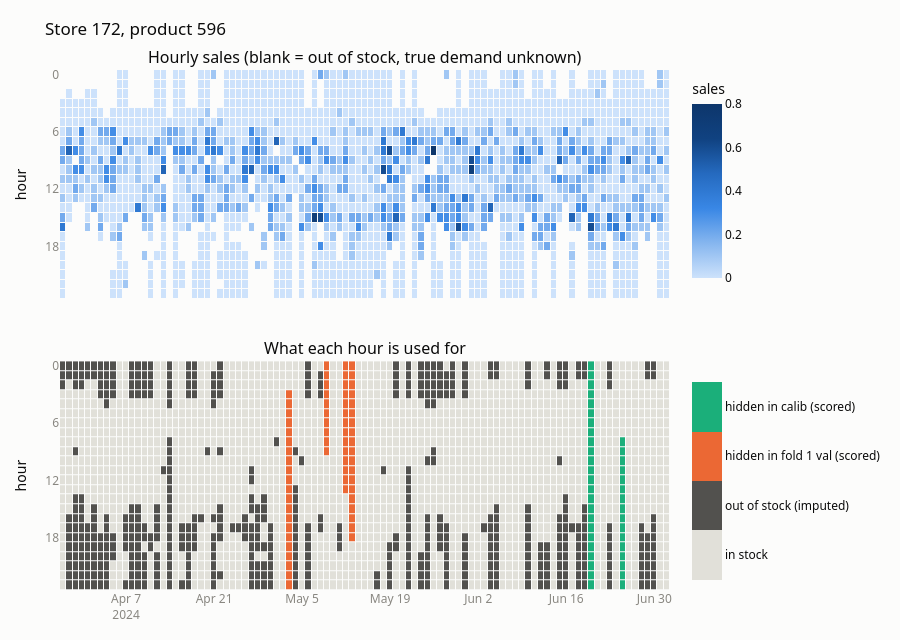

Notebook code cell kept with this figure:
### Code cell
labels = np.array(
    [
        "in stock",
        "out of stock (imputed)",
        f"hidden in fold {FOLD} val (scored)",
        "hidden in calib (scored)",
    ]
)
colors = [IN_STOCK, ALL_DATA, SPLIT_COLORS["val"], SPLIT_COLORS["calib"]]

fig = make_subplots(
    rows=2,
    cols=1,
    shared_xaxes=True,
    vertical_spacing=0.12,
    subplot_titles=(
        "Hourly sales (blank = out of stock, true demand unknown)",
        "What each hour is used for",
    ),
)
fig.add_heatmap(
    x=dates,
    y=list(range(24)),
    z=np.where(stockout, np.nan, sales),
    colorscale=SALES_SCALE,
    colorbar=dict(title="sales", len=0.42, y=0.79),
    xgap=1,
    ygap=1,
    hovertemplate="%{x|%b %d}, hour %{y}<br>sales %{z:.3f}<extra></extra>",
    row=1,
    col=1,
)
fig.add_heatmap(
    x=dates,
    y=list(range(24)),
    z=status,
    text=labels[status],
    zmin=-0.5,
    zmax=3.5,
    colorscale=[
        [k / 4 if j == 0 else (k + 1) / 4, c]
        for k, c in enumerate(colors)
        for j in (0, 1)
    ],
    colorbar=dict(tickvals=[0, 1, 2, 3], ticktext=list(labels), len=0.42, y=0.21),
    xgap=1,
    ygap=1,
    hovertemplate="%{x|%b %d}, hour %{y}<br>%{text}<extra></extra>",
    row=2,
    col=1,
)
fig.update_yaxes(title="hour", dtick=6, autorange="reversed", showgrid=False)
fig.update_xaxes(showgrid=False)
fig.update_layout(height=640, title=f"Store {store_id}, product {product_id}")
fig.show()

### Figure 1 — Plotly figure (JSON) as saved in the notebook; plotly's stock layout.template omitted (floating-point values rounded to 4 significant figures; data arrays with more than 128 entries replaced by an {"elided": "..."} marker saying what was removed)
{"data": [{"colorbar": {"len": 0.42, "title": {"text": "sales"}, "y": 0.79}, "colorscale": [[0, "#cde2fb"], [0.2, "#86b6ef"], [0.4, "#3987e5"], [0.6, "#256abf"], [0.8, "#104281"], [1, "#0d366b"]], "hovertemplate": "%{x|%b %d}, hour %{y}<br>sales %{z:.3f}<extra></extra>", "type": "heatmap", "x": ["2024-03-28T00:00:00", "2024-03-29T00:00:00", "2024-03-30T00:00:00", "2024-03-31T00:00:00", "2024-04-01T00:00:00", "2024-04-02T00:00:00", "2024-04-03T00:00:00", "2024-04-04T00:00:00", "2024-04-05T00:00:00", "2024-04-06T00:00:00", "2024-04-07T00:00:00", "2024-04-08T00:00:00", "2024-04-09T00:00:00", "2024-04-10T00:00:00", "2024-04-11T00:00:00", "2024-04-12T00:00:00", "2024-04-13T00:00:00", "2024-04-14T00:00:00", "2024-04-15T00:00:00", "2024-04-16T00:00:00", "2024-04-17T00:00:00", "2024-04-18T00:00:00", "2024-04-19T00:00:00", "2024-04-20T00:00:00", "2024-04-21T00:00:00", "2024-04-22T00:00:00", "2024-04-23T00:00:00", "2024-04-24T00:00:00", "2024-04-25T00:00:00", "2024-04-26T00:00:00", "2024-04-27T00:00:00", "2024-04-28T00:00:00", "2024-04-29T00:00:00", "2024-04-30T00:00:00", "2024-05-01T00:00:00", "2024-05-02T00:00:00", "2024-05-03T00:00:00", "2024-05-04T00:00:00", "2024-05-05T00:00:00", "2024-05-06T00:00:00", "2024-05-07T00:00:00", "2024-05-08T00:00:00", "2024-05-09T00:00:00", "2024-05-10T00:00:00", "2024-05-11T00:00:00", "2024-05-12T00:00:00", "2024-05-13T00:00:00", "2024-05-14T00:00:00", "2024-05-15T00:00:00", "2024-05-16T00:00:00", "2024-05-17T00:00:00", "2024-05-18T00:00:00", "2024-05-19T00:00:00", "2024-05-20T00:00:00", "2024-05-21T00:00:00", "2024-05-22T00:00:00", "2024-05-23T00:00:00", "2024-05-24T00:00:00", "2024-05-25T00:00:00", "2024-05-26T00:00:00", "2024-05-27T00:00:00", "2024-05-28T00:00:00", "2024-05-29T00:00:00", "2024-05-30T00:00:00", "2024-05-31T00:00:00", "2024-06-01T00:00:00", "2024-06-02T00:00:00", "2024-06-03T00:00:00", "2024-06-04T00:00:00", "2024-06-05T00:00:00", "2024-06-06T00:00:00", "2024-06-07T00:00:00", "2024-06-08T00:00:00", "2024-06-09T00:00:00", "2024-06-10T00:00:00", "2024-06-11T00:00:00", "2024-06-12T00:00:00", "2024-06-13T00:00:00", "2024-06-14T00:00:00", "2024-06-15T00:00:00", "2024-06-16T00:00:00", "2024-06-17T00:00:00", "2024-06-18T00:00:00", "2024-06-19T00:00:00", "2024-06-20T00:00:00", "2024-06-21T00:00:00", "2024-06-22T00:00:00", "2024-06-23T00:00:00", "2024-06-24T00:00:00", "2024-06-25T00:00:00", "2024-06-26T00:00:00", "2024-06-27T00:00:00", "2024-06-28T00:00:00", "2024-06-29T00:00:00", "2024-06-30T00:00:00", "2024-07-01T00:00:00", "2024-07-02T00:00:00"], "xaxis": "x", "xgap": 1, "y": [0, 1, 2, 3, 4, 5, 6, 7, 8, 9, 10, 11, 12, 13, 14, 15, 16, 17, 18, 19, 20, 21, 22, 23], "yaxis": "y", "ygap": 1, "z": {"elided": "24x97 float values"}}, {"colorbar": {"len": 0.42, "ticktext": ["in stock", "out of stock (imputed)", "hidden in fold 1 val (scored)", "hidden in calib (scored)"], "tickvals": [0, 1, 2, 3], "y": 0.21}, "colorscale": [[0, "#e1e0d9"], [0.25, "#e1e0d9"], [0.25, "#52514e"], [0.5, "#52514e"], [0.5, "#eb6834"], [0.75, "#eb6834"], [0.75, "#1baf7a"], [1, "#1baf7a"]], "hovertemplate": "%{x|%b %d}, hour %{y}<br>%{text}<extra></extra>", "text": {"elided": "24x97 str values"}, "type": "heatmap", "x": ["2024-03-28T00:00:00", "2024-03-29T00:00:00", "2024-03-30T00:00:00", "2024-03-31T00:00:00", "2024-04-01T00:00:00", "2024-04-02T00:00:00", "2024-04-03T00:00:00", "2024-04-04T00:00:00", "2024-04-05T00:00:00", "2024-04-06T00:00:00", "2024-04-07T00:00:00", "2024-04-08T00:00:00", "2024-04-09T00:00:00", "2024-04-10T00:00:00", "2024-04-11T00:00:00", "2024-04-12T00:00:00", "2024-04-13T00:00:00", "2024-04-14T00:00:00", "2024-04-15T00:00:00", "2024-04-16T00:00:00", "2024-04-17T00:00:00", "2024-04-18T00:00:00", "2024-04-19T00:00:00", "2024-04-20T00:00:00", "2024-04-21T00:00:00", "2024-04-22T00:00:00", "2024-04-23T00:00:00", "2024-04-24T00:00:00", "2024-04-25T00:00:00", "2024-04-26T00:00:00", "2024-04-27T00:00:00", "2024-04-28T00:00:00", "2024-04-29T00:00:00", "2024-04-30T00:00:00", "2024-05-01T00:00:00", "2024-05-02T00:00:00", "2024-05-03T00:00:00", "2024-05-04T00:00:00", "2024-05-05T00:00:00", "2024-05-06T00:00:00", "2024-05-07T00:00:00", "2024-05-08T00:00:00", "2024-05-09T00:00:00", "2024-05-10T00:00:00", "2024-05-11T00:00:00", "2024-05-12T00:00:00", "2024-05-13T00:00:00", "2024-05-14T00:00:00", "2024-05-15T00:00:00", "2024-05-16T00:00:00", "2024-05-17T00:00:00", "2024-05-18T00:00:00", "2024-05-19T00:00:00", "2024-05-20T00:00:00", "2024-05-21T00:00:00", "2024-05-22T00:00:00", "2024-05-23T00:00:00", "2024-05-24T00:00:00", "2024-05-25T00:00:00", "2024-05-26T00:00:00", "2024-05-27T00:00:00", "2024-05-28T00:00:00", "2024-05-29T00:00:00", "2024-05-30T00:00:00", "2024-05-31T00:00:00", "2024-06-01T00:00:00", "2024-06-02T00:00:00", "2024-06-03T00:00:00", "2024-06-04T00:00:00", "2024-06-05T00:00:00", "2024-06-06T00:00:00", "2024-06-07T00:00:00", "2024-06-08T00:00:00", "2024-06-09T00:00:00", "2024-06-10T00:00:00", "2024-06-11T00:00:00", "2024-06-12T00:00:00", "2024-06-13T00:00:00", "2024-06-14T00:00:00", "2024-06-15T00:00:00", "2024-06-16T00:00:00", "2024-06-17T00:00:00", "2024-06-18T00:00:00", "2024-06-19T00:00:00", "2024-06-20T00:00:00", "2024-06-21T00:00:00", "2024-06-22T00:00:00", "2024-06-23T00:00:00", "2024-06-24T00:00:00", "2024-06-25T00:00:00", "2024-06-26T00:00:00", "2024-06-27T00:00:00", "2024-06-28T00:00:00", "2024-06-29T00:00:00", "2024-06-30T00:00:00", "2024-07-01T00:00:00", "2024-07-02T00:00:00"], "xaxis": "x2", "xgap": 1, "y": [0, 1, 2, 3, 4, 5, 6, 7, 8, 9, 10, 11, 12, 13, 14, 15, 16, 17, 18, 19, 20, 21, 22, 23], "yaxis": "y2", "ygap": 1, "z": {"elided": "24x97 int values"}, "zmax": 3.5, "zmin": -0.5}], "layout": {"annotations": [{"font": {"size": 16}, "showarrow": false, "text": "Hourly sales (blank = out of stock, true demand unknown)", "x": 0.5, "xanchor": "center", "xref": "paper", "y": 1, "yanchor": "bottom", "yref": "paper"}, {"font": {"size": 16}, "showarrow": false, "text": "What each hour is used for", "x": 0.5, "xanchor": "center", "xref": "paper", "y": 0.44, "yanchor": "bottom", "yref": "paper"}], "height": 640, "title": {"text": "Store 172, product 596"}, "xaxis": {"anchor": "y", "domain": [0, 1], "matches": "x2", "showgrid": false, "showticklabels": false}, "xaxis2": {"anchor": "y2", "domain": [0, 1], "showgrid": false}, "yaxis": {"anchor": "x", "autorange": "reversed", "domain": [0.56, 1], "dtick": 6, "showgrid": false, "title": {"text": "hour"}}, "yaxis2": {"anchor": "x2", "autorange": "reversed", "domain": [0, 0.44], "dtick": 6, "showgrid": false, "title": {"text": "hour"}}}}
